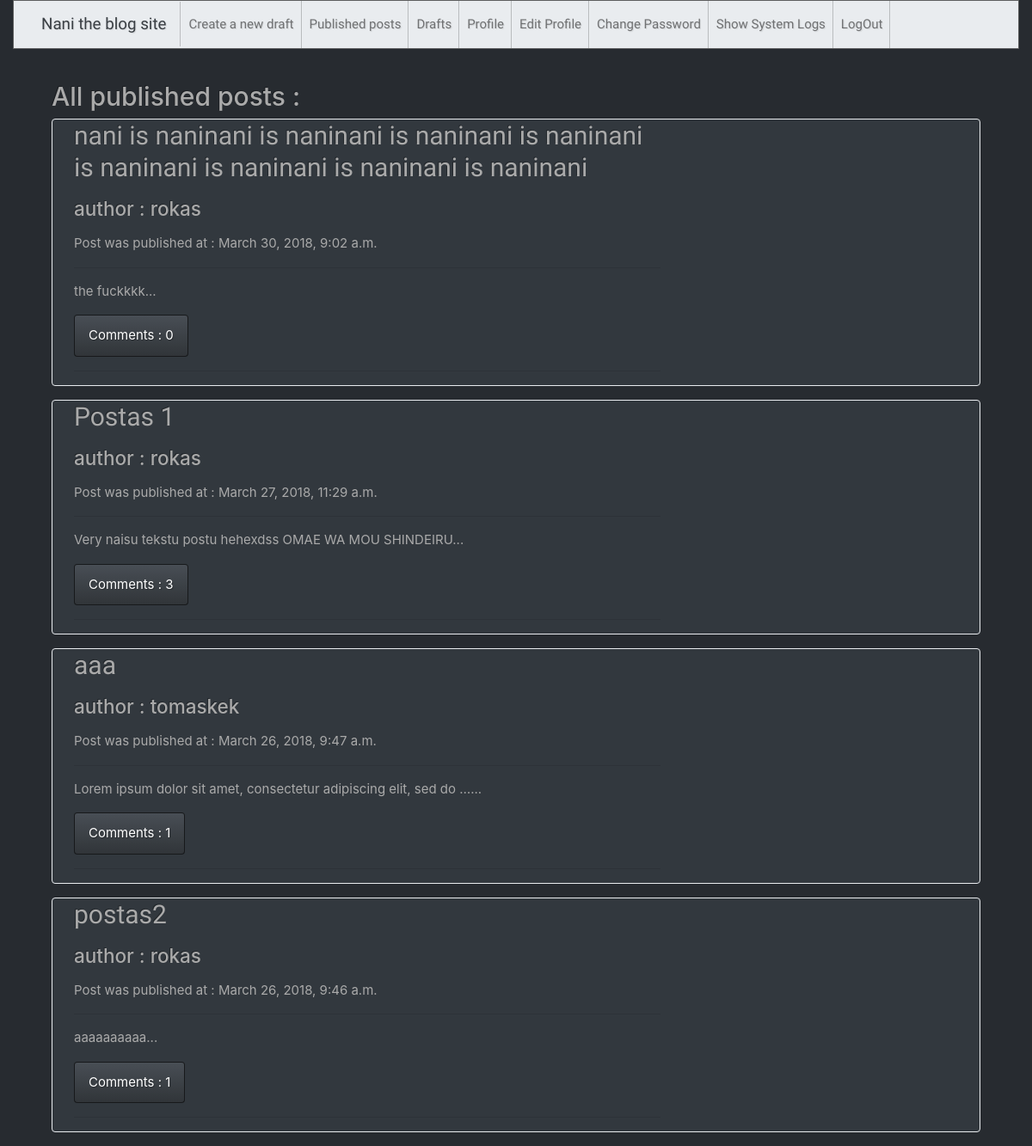
/blog/ (signed in), run on an earlier commit of the app's database.
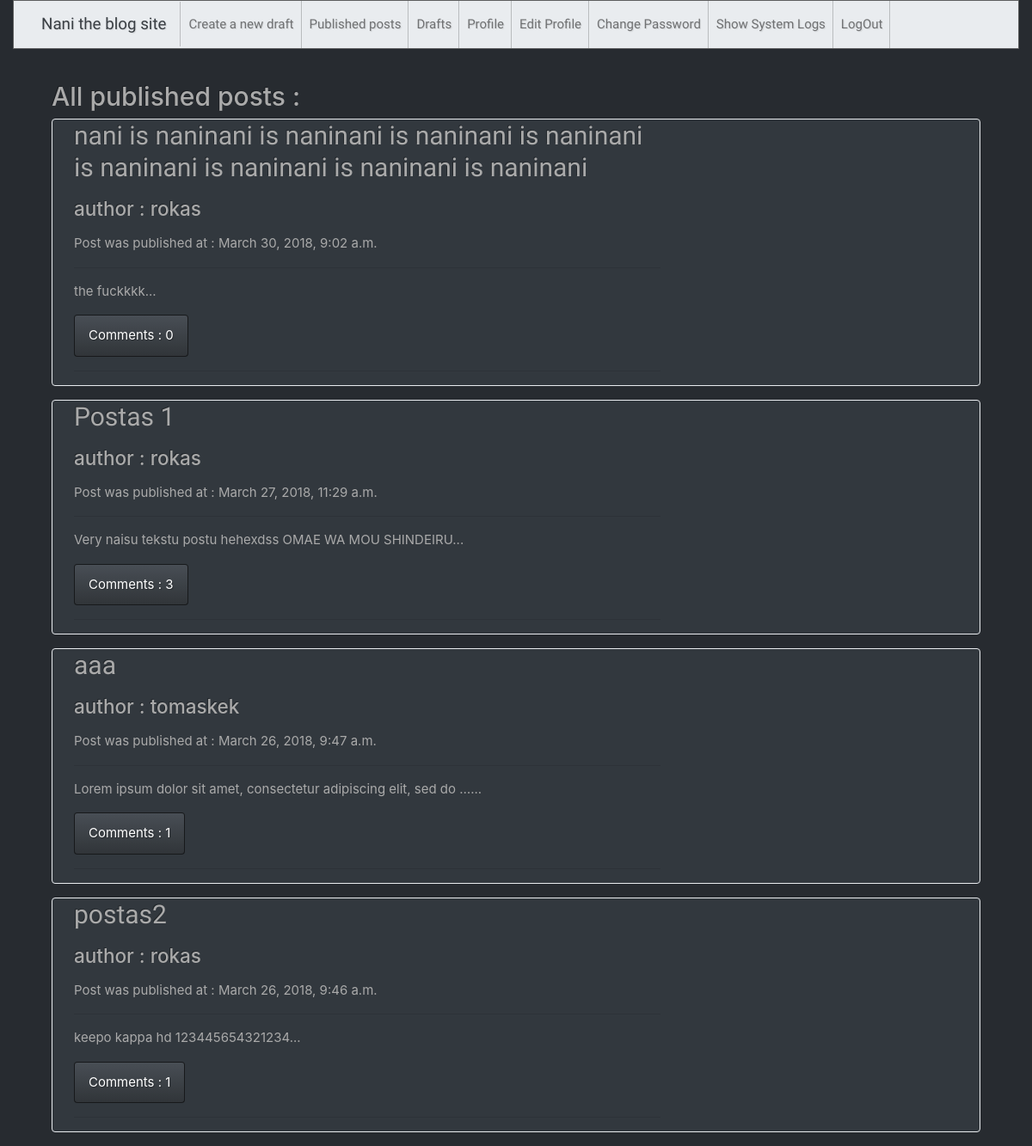
And on a later commit of the database.
### blog/models.py (models this page shows, shortened)
class Post(models.Model):
    user = models.ForeignKey(User,on_delete=models.CASCADE)
    title = models.CharField(max_length=100)
    text = models.TextField(max_length=500)
    create_date = models.DateTimeField(default=datetime.datetime.now())
    published_date = models.DateTimeField(blank=True,null=True)
    def approve_comments(self):
        return self.comments.filter(approved_comment=True)

### blog/views.py (the view)
@login_required
def post_list(request):
    queryset = Post.objects.filter(published_date__lte=timezone.now()).order_by('-published_date')
    args = {'object_list':queryset}
    return render(request,'blog/post_list.html',args)

### blog/templates/blog/post_list.html (shortened to what this page needs)
{% extends "base.html" %}
{% block body %}
    <div class="container centerstage>">
      <h2>All published posts :</h2>
    {% for obj in object_list %}
        <div class="card border-light mb-3" style="padding-left: 10px">
          <div class="col-md-8 ui-content" >
        <h2>
            <a id="posttitle">{{obj.title}}</a>
        </h2>
        <p class="lead">
          <h4>author : {{obj.user}}</h4>
        </p>
        <p> Post was published at : {{obj.published_date}}</p>
        <hr>
        <p>{{obj.text|truncatewords:10}}...</p>
        <a class="btn btn-primary" id="toggle"href="{% url 'blog:post_detail' pk=obj.id %}">Comments : {{obj.approve_comments.count}}</a>
        <hr>
          </div>
        </div>
    {% endfor %}
          </div>
{% endblock %}

What changed in the data, as far as the page shows it:
changed Post "postas2": text "aaaaaaaaaa" → "keepo kappa hd 123445654321234"
